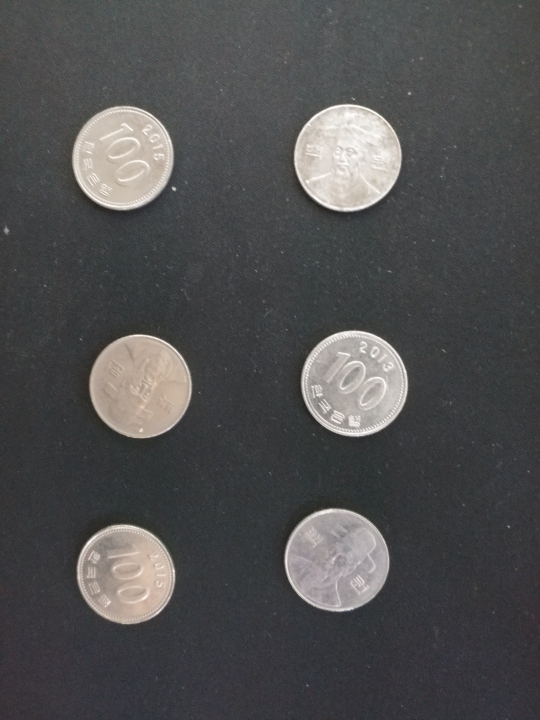
#> input picture Opencv/Image/Coin.jpg, 1080 x 1440 px, given in place of the camera (shown at 1/2 size)
$ python TwoObjectDetecting.py
#> lines starting #> are read from the running program, lines starting #| are printed output that depends on the picture; after the words box and inside, x2 and y2 are one past the last pixel; in counts of white or black regions, pixels touching at a corner belong together
import cv2 as cv
import numpy as np


color1 = 0
color2 = 0

ranges = 20
set_color = False
step = 0

#선택받은 color 색상을 가져온다.
# [74 lines left out: function nothing, not called in this run]
        #     print(i, i+range)
        #     print(i-range, i)


cv.namedWindow('img_color')
cv.namedWindow('img_result')

cv.createTrackbar('saturation_th1', 'img_result', 0, 255, nothing)
cv.setTrackbarPos('saturation_th1', 'img_result', 30)
cv.createTrackbar('value_th1', 'img_result', 0, 255, nothing)
cv.setTrackbarPos('value_th1', 'img_result', 30)
cv.createTrackbar('saturation_th2', 'img_result', 0, 255, nothing)
cv.setTrackbarPos('saturation_th2', 'img_result', 30)
cv.createTrackbar('value_th2', 'img_result', 0, 255, nothing)
cv.setTrackbarPos('value_th2', 'img_result', 30)

cap = cv.VideoCapture(0)


while(True):

    ret,img_color = cap.read()
#> img_color is the input picture: shape (1440, 1080, 3); mean B, G, R 79.8, 79.3, 79.6
    #이미지 반전
    img_color = cv.flip(img_color, 1)
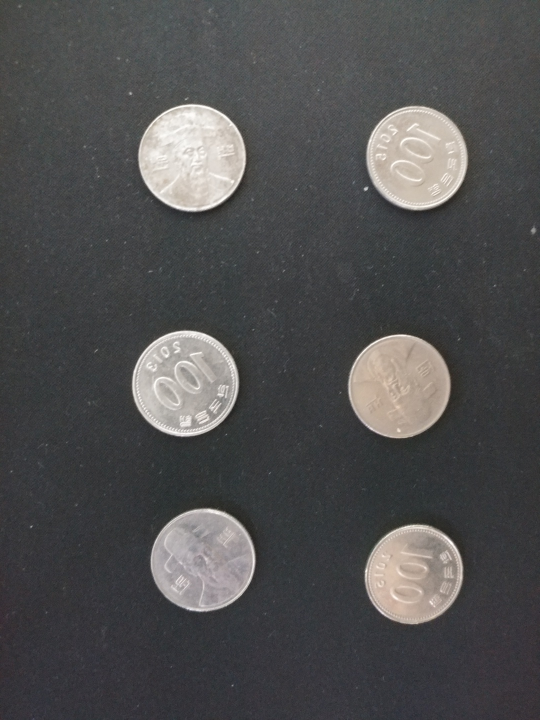
#> img_color: shape (1440, 1080, 3) (shown at 1/2 size); mean B, G, R 79.8, 79.3, 79.6

    if ret == False:
        continue;


    img_color2 = img_color.copy()
    img_hsv = cv.cvtColor(img_color2, cv.COLOR_BGR2HSV)
#> img_hsv: shape (1440, 1080, 3); mean H, S, V 87.7, 16.7, 82.5

    height, width = img_color.shape[:2]
#> height = 1440; width = 1080
    cx = int(width / 2)
#> cx = 540
    cy = int(height / 2)
#> cy = 720


    if set_color == False:
        #색상을 타겟팅하기 위해 녹색 사각형을 화면에 나타낸다.
        rectangle_color = (0, 255, 0)

        #색을 받았다면 step 1이 되어 한번더 타게팅 할 수 있다.(2번째는 빨간색 사각형이다.)
        if step == 1:
            rectangle_color = (0, 0, 255)

        cv.rectangle(img_color, (cx - 20, cy - 20), (cx + 20, cy + 20), rectangle_color, 5)
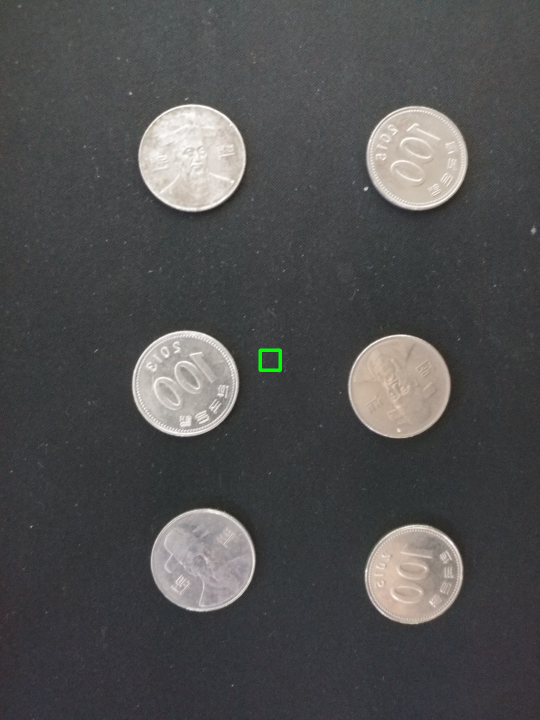
#> img_color: shape (1440, 1080, 3) (shown at 1/2 size); 0.07% of pixels changed, all inside (x1, y1, x2, y2) = (517, 697, 564, 744)


    else:

        # 범위 값으로 HSV 이미지에서 마스크를 생성합니다.
        img_maskA1 = cv.inRange(img_hsv, lower_blueA1, upper_blueA1)
        img_maskA2 = cv.inRange(img_hsv, lower_blueA2, upper_blueA2)
        img_maskA3 = cv.inRange(img_hsv, lower_blueA3, upper_blueA3)
        temp = cv.bitwise_or(img_maskA1, img_maskA2)
        img_maskA = cv.bitwise_or(img_maskA3, temp)

        img_maskB1 = cv.inRange(img_hsv, lower_blueB1, upper_blueB1)
        img_maskB2 = cv.inRange(img_hsv, lower_blueB2, upper_blueB2)
        img_maskB3 = cv.inRange(img_hsv, lower_blueB3, upper_blueB3)
        temp = cv.bitwise_or(img_maskB1, img_maskB2)
        img_maskB = cv.bitwise_or(temp, img_maskB3)


        # 모폴로지 연산
        kernel = np.ones((11,11), np.uint8)
        img_maskA = cv.morphologyEx(img_maskA, cv.MORPH_OPEN, kernel)
        img_maskA = cv.morphologyEx(img_maskA, cv.MORPH_CLOSE, kernel)


        kernel = np.ones((11,11), np.uint8)
        img_maskB = cv.morphologyEx(img_maskB, cv.MORPH_OPEN, kernel)
        img_maskB = cv.morphologyEx(img_maskB, cv.MORPH_CLOSE, kernel)


        # 마스크 이미지로 원본 이미지에서 범위값에 해당되는 영상 부분을 획득합니다.
        img_maskC = cv.bitwise_or(img_maskA, img_maskB)
        img_result = cv.bitwise_and(img_color, img_color, mask=img_maskC)


        # 첫번째 색 라벨링
        numOfLabelsA, img_labelA, statsA, centroidsA = cv.connectedComponentsWithStats(img_maskA)

        for idx, centroid in enumerate(centroidsA):
            if statsA[idx][0] == 0 and statsA[idx][1] == 0:
                continue

            if np.any(np.isnan(centroid)):
                continue

            x,y,width,height,area = statsA[idx]
            centerX,centerY = int(centroid[0]), int(centroid[1])

            if area > 1500:
                cv.circle(img_color, (centerX, centerY), 10, (0,0,255), 10)
                cv.rectangle(img_color, (x,y), (x+width,y+height), (0,0,255))

        #두번째 색 라벨링
        numOfLabelsB, img_labelB, statsB, centroidsB = cv.connectedComponentsWithStats(img_maskB)
        for idx, centroid in enumerate(centroidsB):
            if statsB[idx][0] == 0 and statsB[idx][1] == 0:
                continue

            if np.any(np.isnan(centroid)):
                continue

            x,y,width,height,area = statsB[idx]
            centerX,centerY = int(centroid[0]), int(centroid[1])

            if area > 1500:
                cv.circle(img_color, (centerX, centerY), 10, (255,0,0), 10)
                cv.rectangle(img_color, (x,y), (x+width,y+height), (255,0,0))


        cv.imshow('img_result', img_result)


    cv.imshow('img_color', img_color)


    key = cv.waitKey(1) & 0xFF
#> (key Esc is pressed here)

    if key == 27: # esc
        break

    #스페이스바를 누르면 색상을 지정한다.
    #step == 0 은 첫번째 선택하는 색상.
    elif key == 32: # space
        if step == 0:
            #입력 색상을 받아오고.
            roi = img_color2[cy-20:cy+20, cx-20:cx+20]
            roi = cv.medianBlur(roi, 3)
            cv.imshow("roi1", roi)
            #hsv 색공간으로 변환하여 색 추출을 한다.
            hsv = cv.cvtColor(roi, cv.COLOR_BGR2HSV)
            h,s,v = cv.split(hsv)
            color1 = h.mean()
            print(color1)
            step += 1
        #step ==1 은 두번째 선택받는 색상이다.
        elif step == 1:
            roi = img_color2[cy-20:cy+20, cx-20:cx+20]
            roi = cv.medianBlur(roi, 3)
            cv.imshow("roi2", roi)
            hsv = cv.cvtColor(roi, cv.COLOR_BGR2HSV)
            h,s,v = cv.split(hsv)
            color2 = h.mean()
            set_color = True
            nothing(0)
            print(color2)
            step += 1

cap.release()
cv.destroyAllWindows()
